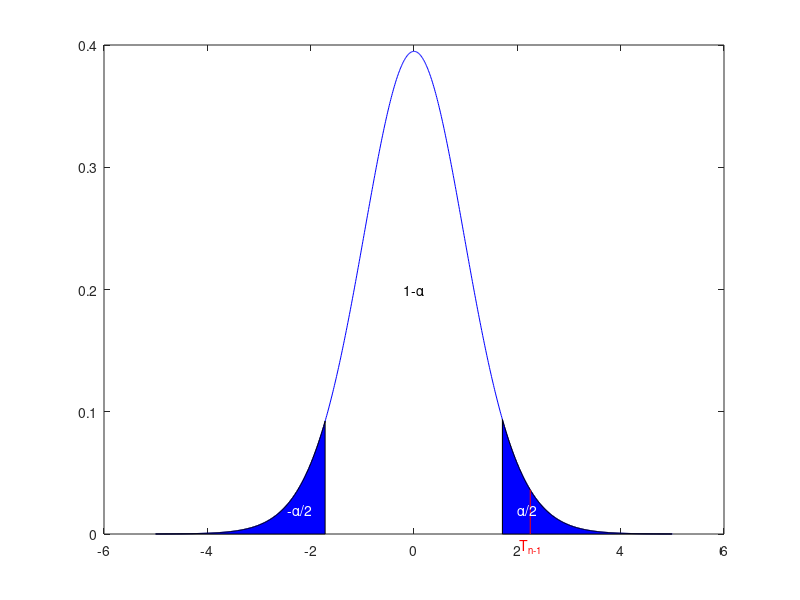

MATLAB code for this plot:
function esercizio4
    main;
end

function main
    settings;
    mu=500;
    xbar=518;
    s=40;
    n=25;
    nu=n-1;
    t_alphaMin=tinv(0.05,nu);
    t_alphaMax=tinv(1-0.05,nu);
    t_n=(xbar-mu)/(s/sqrt(n));
    myPlot(t_n,nu,t_alphaMin,t_alphaMax);
    if(test(t_n,nu,t_alphaMin,t_alphaMax))
        fprintf("Si ritiene soddisfatto della procedura.\n") %H_0
    else
        fprintf("Non si ritiene soddisfatto della procedura.\n") %H_1
    end
end

function h=test(t_n,nu,t_alphaMin,t_alphaMax)
    f=@(x)tpdf(x,nu);
    p_value=2*(1-tcdf(abs(t_n),nu));
    alpha=integral(f,-inf,t_alphaMin)+integral(f,t_alphaMax,inf);
    h=(p_value>=alpha);
end

function myPlot(t_n,nu,t_alphaMin,t_alphaMax)
    x=-5:0.01:5;
    y=tpdf(x,nu);
    plot(x,y,"Color","blue");
    hold on;
    x=-5:0.01:t_alphaMin;
    y=tpdf(x,nu);
    area(x,y,"FaceColor","blue");
    x=t_alphaMax:0.01:5;
    y=tpdf(x,nu);
    area(x,y,"FaceColor","blue");
    line([t_n,t_n],[0,tpdf(t_n,nu)],"Color","red");
    text(0,0.2,"1-α","Color","black","HorizontalAlignment","center");
    text(-2.2,0.02,"-α/2","Color","white","HorizontalAlignment","center");
    text(2.2,0.02,"α/2","Color","white","HorizontalAlignment","center");
    text(t_n,-0.01,"T_n_-_1","Color","red","HorizontalAlignment","center");

end

function settings
    clear;
    close all;
    commandwindow;
    clc;
end
